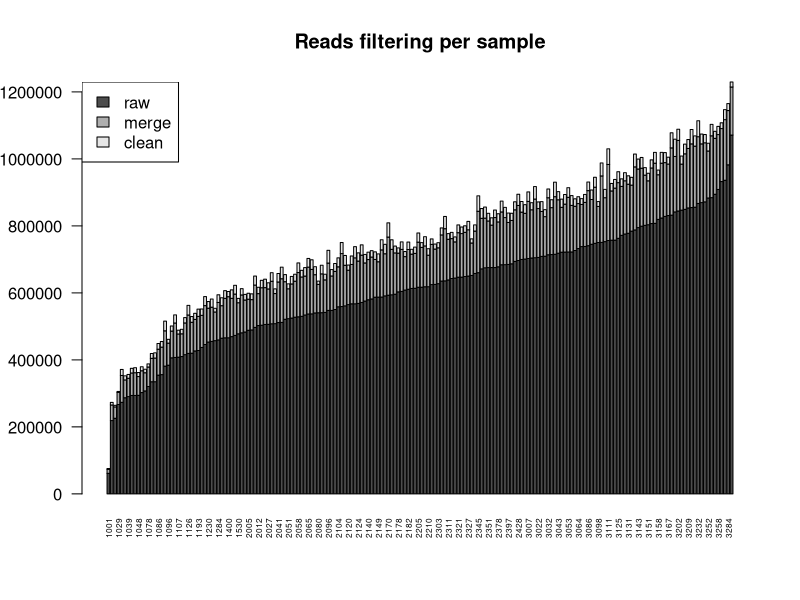

Write R code to recreate this figure.
data = read.table("all_report.txt", as.is=T , header=T)
barplot(t(as.matrix(data[order(data$raw),c("raw","merge","clean")])), 
        names=data$sample,
        las=2,
        cex.names=0.5,
        width=0.1, 
        main="Reads filtering per sample",
        col = grey.colors(3)
        )

legend("topleft", c("raw","merge","clean"), fill =grey.colors(3))